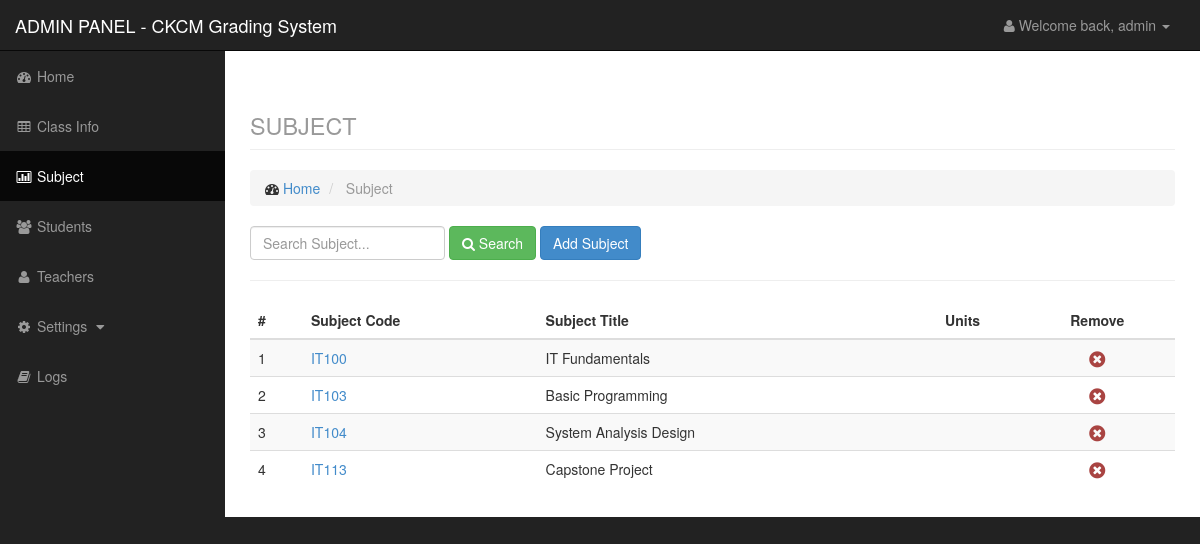
/admin/subject.php (signed in), run on the app's committed database.
### tables this page shows
CREATE TABLE IF NOT EXISTS `subject` (
  `id` int(11) NOT NULL AUTO_INCREMENT,
  `code` varchar(50) NOT NULL,
  `title` varchar(100) NOT NULL,
  PRIMARY KEY (`id`)
);

### admin/data/data_model.php (called while the page is built, shortened)
<?php
    $data = new Data();
    class Data {
        function getsubject($search){
            $q = "select * from subject where code like '%$search%' or title like '%$search%' order by code asc";
            $r = mysql_query($q);
            return $r;
        }
    }
?>

### admin/subject.php (the view, shortened to what this page needs)
<?php
    include('include/header.php');
    include('include/sidebar.php');
    include('data/data_model.php');
    $search = isset($_POST['search']) ? $_POST['search']: null;
    $subject = $data->getsubject($search);
?>
<div id="page-wrapper">
    <div class="container-fluid">
        <div class="row">
            <div class="col-lg-12">
                <h1 class="page-header">
                    <small>SUBJECT</small>
                </h1>
                <ol class="breadcrumb">
                    <li>
                        <i class="fa fa-dashboard"></i> <a href="index.php">Home</a>
                    </li>
                    <li class="active">
                        Subject
                    </li>
                </ol>
            </div>
        </div>
        <div class="row">
            <div class="col-lg-12">
                <div class="form-inline form-padding">
                    <form action="subject.php" method="post">
                        <input type="text" class="form-control" name="search" placeholder="Search Subject...">
                        <button type="submit" name="submitsearch" class="btn btn-success"><i class="fa fa-search"></i> Search</button>
                        <button type="button" class="btn btn-primary" data-toggle="modal" data-target="#addsubject">Add Subject</button>
                    </form>
                </div>
            </div>
        </div>
        <hr />
        <div class="row">
            <div class="col-lg-12">
            </div>
        </div>
        <div class="row">
            <div class="col-lg-12">
                <div class="table-responsive">
                    <table class="table table-striped">
                        <thead>
                            <tr>
                                <th>#</th>
                                <th>Subject Code</th>
                                <th>Subject Title</th>
                                <th class="text-center">Units</th>
                                <th class="text-center">Remove</th>
                            </tr>
                        </thead>
                        <tbody>
                            <?php $c = 1; ?>
                            <?php while($row = mysql_fetch_array($subject)): ?>
                                <tr>
                                    <td><?php echo $c;?></td>
                                    <td><a href="edit.php?type=subject&id=<?php echo $row['id']?>"><?php echo $row['code'];?></a></td>
                                    <td><?php echo $row['title'];?></td>
                                    <td class="text-center"><?php echo $row['unit'];?></td>
                                    <td class="text-center"><a href="data/data_model.php?q=delete&table=subject&id=<?php echo $row['id']?>"><i class="fa fa-times-circle fa-lg text-danger confirmation"></i></a></td>
                                </tr>
                            <?php $c++; ?>
                            <?php endwhile; ?>
                        </tbody>
                    </table>
                </div>
            </div>
        </div>
    </div>
</div>
<?php include('include/footer.php'); ?>

### css/sb-admin.css (style rules this page uses)
body { margin-top: 100px; background-color: #222; }
@media (min-width:768px) { body { margin-top: 50px; } }
#page-wrapper { width: 100%; padding: 0; background-color: #fff; }
@media (min-width:768px) { #page-wrapper { padding: 10px; } }

### data on the page
subject: code "IT100", title "IT Fundamentals"
subject: code "IT103", title "Basic Programming"
subject: code "IT104", title "System Analysis Design"
subject: code "IT113", title "Capstone Project"

### other printed values
$_SESSION['level'] "admin"
